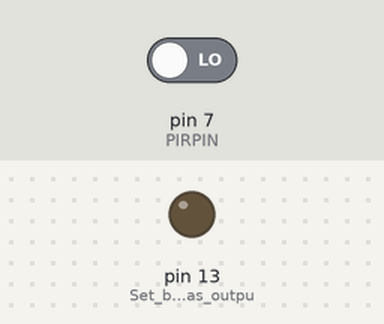
A sketch run on a simulated Arduino Uno, built with avr-gcc and run on an emulated ATmega328P. Parts: output pins drawn as LEDs (lit = HIGH). Inputs (shaded band) come from the test bench; at power-on: pin 7 (PIRPIN) LOW.

Above: at 1.8 s.
1.9 s: pin 7 (PIRPIN) driven HIGH
At 2.3 s:
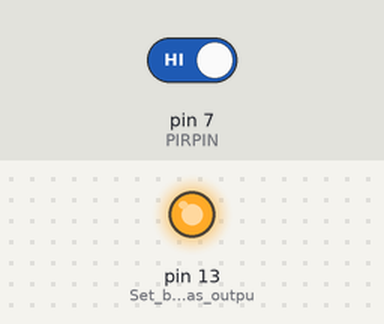
4.9 s: pin 7 (PIRPIN) driven LOW
At 5.8 s:
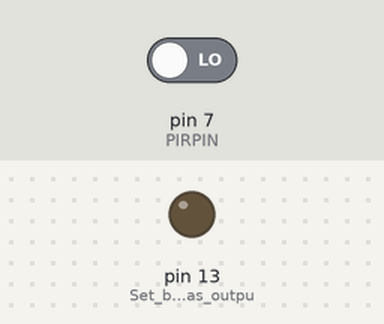
Timing chart, 0 to 7.9 s (numbered marks = the images above; inputs shaded):
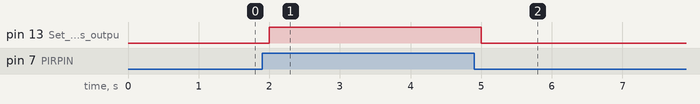

The sketch:

Sensor_Test_Code.ino
```cpp
#define PIRPIN 7

void setup() {
    pinMode(PIRPIN,INPUT); //set PIRPIN as input
    pinMode(LED_BUILTIN, OUTPUT); //Set built in LED as output
}

void loop() {
    bool pir; //Variable to hold input state
    pir = digitalRead(PIRPIN); //Read input
    digitalWrite(LED_BUILTIN ,pir); //Set built in led to match
    delay(500);
    digitalWrite(LED_BUILTIN, LOW); //Reset built in LED to low
    Serial.println(pir); //Print pir output to monitor
}
```

Measured:
- after the input at 1.9 s, pin 13 (Set_built_in_LED_as_outpu): LOW → HIGH after 0.10 s
- after the input at 4.9 s, pin 13 (Set_built_in_LED_as_outpu): HIGH → LOW after 0.10 s
